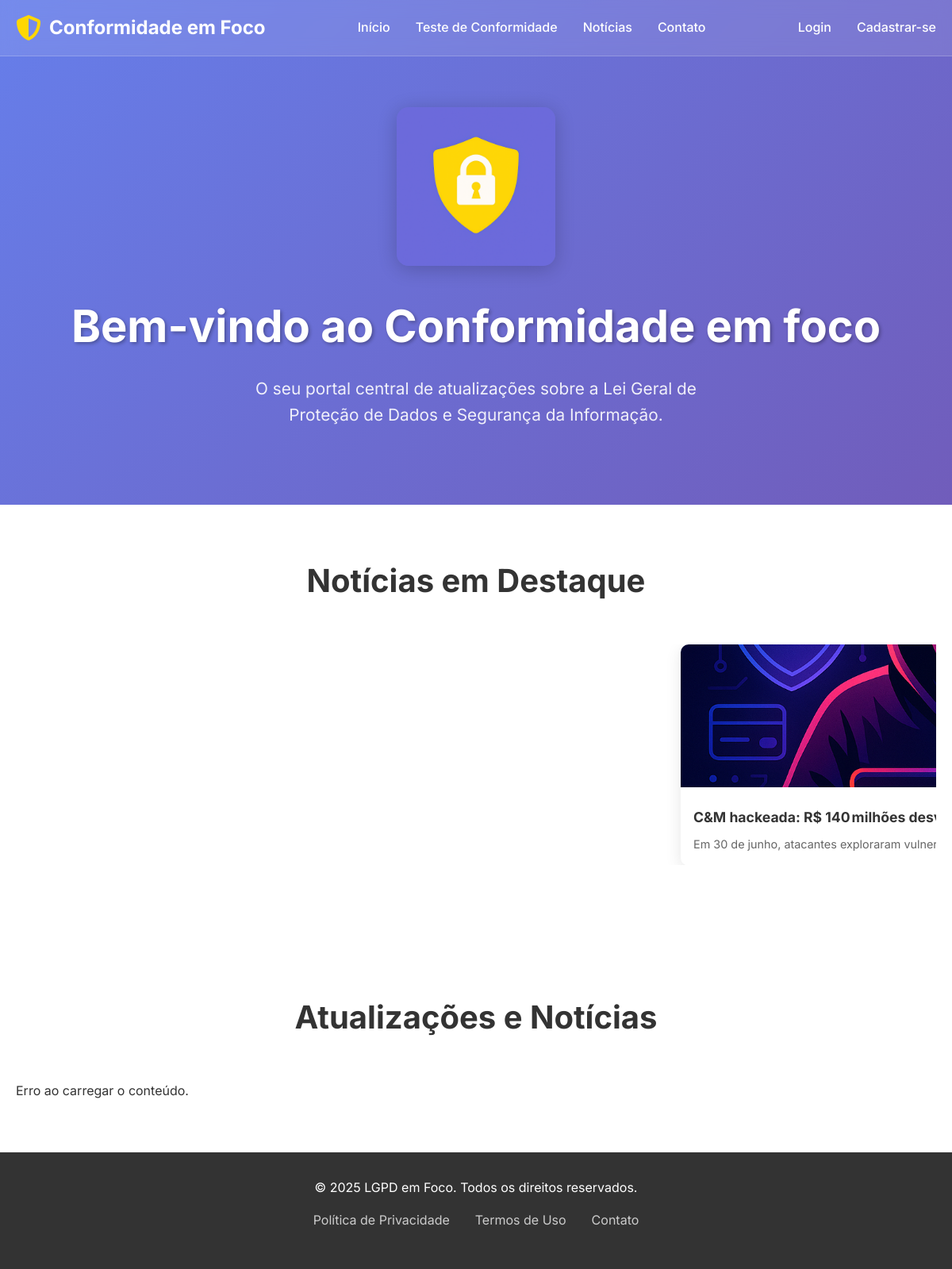
The page / on the database its author committed.
### tables this page shows
CREATE TABLE `banner` (
  `id` int(11) NOT NULL,
  `imagem` varchar(255) DEFAULT NULL,
  `titulo` varchar(255) DEFAULT NULL,
  `subtitulo` text DEFAULT NULL
);

CREATE TABLE `noticias` (
  `id` int(11) NOT NULL,
  `titulo` varchar(255) NOT NULL,
  `conteudo` text NOT NULL,
  `data_publicacao` datetime DEFAULT current_timestamp(),
  `imagem` varchar(255) DEFAULT NULL,
  `destaque` tinyint(1) DEFAULT 0
);

### index.php (the view, shortened to what this page needs)
<?php
include('includes/header.php');
require_once 'config/conn.php';
$stmt = $pdo->query("SELECT * FROM noticias WHERE destaque = 1 ORDER BY data_publicacao DESC LIMIT 10");
$destaques = $stmt->fetchAll(PDO::FETCH_ASSOC);
?>
<!DOCTYPE html>
<html lang="pt-BR">
<head>
    <link rel="stylesheet" href="assets/css/inicio.css">
</head>
<body>
    <section class="hero">
        <div class="container">
        <?php
        $stmtBanner = $pdo->query("SELECT * FROM banner ORDER BY id DESC LIMIT 1");
        $banner = $stmtBanner->fetch(PDO::FETCH_ASSOC);
        ?>
        <?php if ($banner): ?>
        <img class="banner-home" src="uploads/banner/<?php echo $banner['imagem']; ?>" alt="Banner Principal">
        <?php endif; ?>
            <h1>Bem-vindo ao Conformidade em foco</h1>
            <p>O seu portal central de atualizações sobre a Lei Geral de Proteção de Dados e Segurança da Informação.</p>
        </div>
    </section>
    <section class="features">
        <div class="container">
            <h2>Notícias em Destaque</h2>
            <div class="slider-wrapper">
                <div class="slider-track" id="slider-track">
                    <?php foreach ($destaques as $destaque): ?>
                        <a href="pages/noticia.php?id=<?php echo $destaque['id']; ?>" class="slide" style="text-decoration: none; color: inherit;">
                            <img src="uploads/noticias/<?php echo htmlspecialchars($destaque['imagem']); ?>" alt="Imagem">
                            <div class="slide-content">
                                <h3><?php echo htmlspecialchars($destaque['titulo']); ?></h3>
                                <p><?php echo mb_strimwidth(strip_tags($destaque['conteudo']), 0, 100, "..."); ?></p>
                            </div>
                        </a>
                    <?php endforeach; ?>
                </div>
            </div>
        </div>
    </section>
    <section class="features">
        <div class="container">
            <h2>Atualizações e Notícias</h2>
            <div id="conteudo-dinamico">
            </div>
        </div>
    </section>
    <footer class="footer">
        <div class="container">
            <p>&copy; 2025 LGPD em Foco. Todos os direitos reservados.</p>
            <div class="footer-links">
                <a href="#">Política de Privacidade</a>
                <a href="#">Termos de Uso</a>
                <a href="#">Contato</a>
            </div>
        </div>
    </footer>
</body>
</html>

### includes/header.php (shortened to what this page needs)
<?php
$usuario_logado = isset($_SESSION['user_id']);
$tipo_usuario = $_SESSION['user_type'] ?? '';
$painel_link = ($tipo_usuario === 'empresa')
    ? '/lgpd/painel/painel_empresa.php'
    : '/lgpd/painel/painel_dpo.php';
$iniciais = '';
?>
<!DOCTYPE html>
<html lang="pt-BR">
<head>
    <link href="https://cdnjs.cloudflare.com/ajax/libs/font-awesome/6.0.0/css/all.min.css" rel="stylesheet">
    <link rel="stylesheet" href="/lgpd/assets/css/style.css">
    <link rel="stylesheet" href="/lgpd/assets/css/form.css">
    <link rel="stylesheet" href="/lgpd/assets/css/tabs.css">
</head>
<body>
<header class="header">
    <div class="container nav">
        <a href="/lgpd/index.php" class="logo"><i class="fas fa-shield-alt"></i> Conformidade em Foco</a>
        <nav>
            <ul class="nav-links">
                <li><a href="/lgpd/index.php">Início</a></li>
                <li><a href="/lgpd/pages/testedeconformidade.php">Teste de Conformidade</a></li>
                <li><a href="/lgpd/pages/noticias.php">Notícias</a></li>
                <li><a href="/lgpd/pages/contato.php">Contato</a></li>
            </ul>
        </nav>
        <?php if ($usuario_logado): ?>
            <div class="user-dropdown">
                <div class="user-avatar"><?= htmlspecialchars($iniciais) ?></div>
                <div class="user-menu">
                    <a href="<?= $painel_link ?>"><i class="fas fa-user"></i> Meu Painel</a>
                    <a href="/lgpd/painel/editar_perfil.php"><i class="fas fa-cog"></i> Perfil</a>
                    <a href="/lgpd/login/logout.php"><i class="fas fa-sign-out-alt"></i> Sair</a>
                </div>
            </div>
        <?php else: ?>
            <nav>
                <ul class="nav-links">
                    <li><a href="/lgpd/login/index.php">Login</a></li>
                    <li><a href="/lgpd/login/index.php">Cadastrar-se</a></li>
                </ul>
            </nav>
        <?php endif; ?>
    </div>
</header>

### assets/css/inicio.css (style rules this page uses)
.slider-wrapper { overflow: hidden; position: relative; width: 100%; max-width: 100%; margin: 2rem auto; }
.slider-track { display: flex; gap: 2rem; will-change: transform; transform: translateX(100vw); transition: none; opacity: 0; }
.slide { background: white; border-radius: 10px; box-shadow: 0 5px 20px rgba(0,0,0,0.1); min-width: 300px; flex-shrink: 0; overflow: hidden; transition: transform 0.3s ease; }
.slide img { width: 100%; height: 180px; object-fit: cover; }
.slide-content { padding: 1rem; }
.slide-content h3 { margin: 0 0 0.5rem; font-size: 1.1rem; }
.slide-content p { color: #666; font-size: 0.9rem; }
.banner-home { max-width: 200px; width: 50%; height: auto; border-radius: 15px; margin-bottom: 2rem; box-shadow: 0 4px 25px rgba(0, 0, 0, 0.2); display: block; margin-left: auto; margin-right: auto; }

### assets/css/base.css (style rules this page uses)
* { margin: 0; padding: 0; box-sizing: border-box; }
body { font-family: 'Inter', sans-serif; line-height: 1.6; color: #333; background: linear-gradient(135deg, #667eea 0%, #764ba2 100%); min-height: 100vh; }
.container { max-width: 1200px; margin: 0 auto; padding: 0 20px; }

### assets/css/layout.css (style rules this page uses)
.header { background: rgba(255, 255, 255, 0.1); backdrop-filter: blur(10px); border-bottom: 1px solid rgba(255, 255, 255, 0.2); padding: 1rem 0; position: sticky; top: 0; z-index: 100; }
.nav { display: flex; justify-content: space-between; align-items: center; }
.footer { background: #333; color: white; padding: 2rem 0; text-align: center; }

### assets/css/pages.css (style rules this page uses)
.hero { text-align: center; padding: 4rem 0; color: white; }

### assets/css/teste.css (style rules this page uses)
* { margin: 0; padding: 0; box-sizing: border-box; }
body { font-family: 'Inter', sans-serif; line-height: 1.6; color: #333; background: linear-gradient(135deg, #667eea 0%, #764ba2 100%); min-height: 100vh; }
.container { max-width: 1200px; margin: 0 auto; padding: 0 20px; }
.header { background: rgba(255, 255, 255, 0.1); backdrop-filter: blur(10px); border-bottom: 1px solid rgba(255, 255, 255, 0.2); padding: 1rem 0; position: sticky; top: 0; z-index: 100; }
.nav { display: flex; justify-content: space-between; align-items: center; }
.logo { display: flex; align-items: center; gap: 10px; color: white; font-size: 1.5rem; font-weight: 700; text-decoration: none; }
.logo i { font-size: 2rem; color: #ffd700; }
.nav-links { display: flex; list-style: none; gap: 2rem; }
.nav-links a { color: white; text-decoration: none; font-weight: 500; transition: color 0.3s ease; }
.hero { text-align: center; padding: 4rem 0; color: white; }
.hero h1 { font-size: 3.5rem; font-weight: 700; margin-bottom: 1rem; text-shadow: 2px 2px 4px rgba(0,0,0,0.3); }
.hero p { font-size: 1.3rem; margin-bottom: 2rem; opacity: 0.9; max-width: 600px; margin-left: auto; margin-right: auto; }
.features { background: white; padding: 4rem 0; }
.features h2 { text-align: center; font-size: 2.5rem; margin-bottom: 3rem; color: #333; }
.footer { background: #333; color: white; padding: 2rem 0; text-align: center; }
.footer p { margin-bottom: 1rem; }
.footer-links { display: flex; justify-content: center; gap: 2rem; margin-bottom: 1rem; }
.footer-links a { color: #ccc; text-decoration: none; transition: color 0.3s ease; }

### rows shown on the page
banner: imagem (picture)
noticias: imagem (picture), titulo "C&M hackeada: R$ 140 milhões…", conteudo "Em 30 de junho, atacantes exploraram…"
